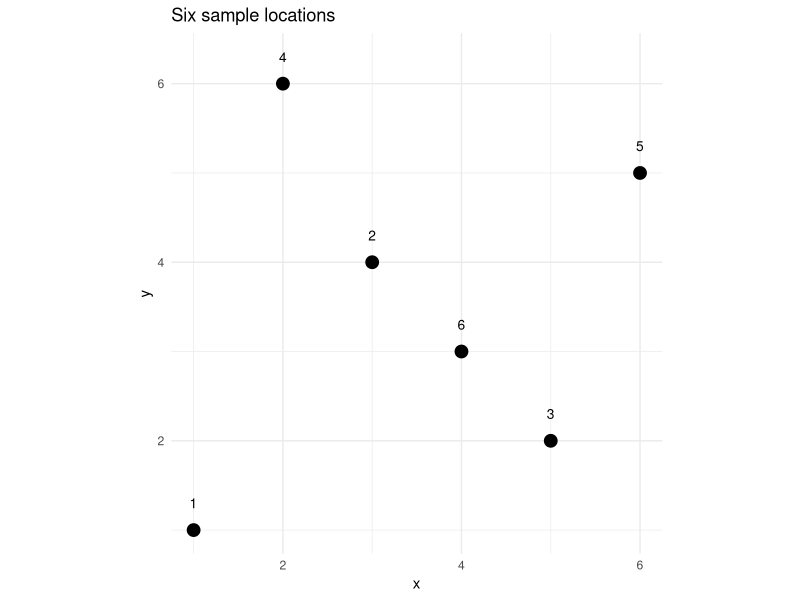

This figure's R source:
## ---- chunk 1
set.seed(1984)
## ---- chunk 2
library(tidyverse)
library(sf)
## ---- chunk 3
dat <- data.frame(
  x = c(1, 3, 5, 2, 6, 4),
  y = c(1, 4, 2, 6, 5, 3)
)
## ---- chunk 4
ggplot(dat, aes(x=x, y=y, label=1:nrow(dat))) +
  geom_point(size=4) +
  geom_text(nudge_y=0.3, size=3.5) +
  coord_fixed() +
  theme_minimal() +
  labs(title="Six sample locations")
## ---- chunk 5
D <- dist(dat)
D
## ---- chunk 6
class(D)
## ---- chunk 7
Dmat <- as.matrix(D)
Dmat
## ---- chunk 8
class(Dmat) 
class(D)
## ---- chunk 9
# Verify symmetry
all(Dmat == t(Dmat))

# Verify diagonal
all(diag(Dmat) == 0)
## ---- chunk 10
Dnn <- Dmat
diag(Dnn) <- NA

# Index of the nearest neighbor for each point
nn1 <- apply(Dnn, 1, which.min)
nn1
## ---- chunk 11
# 2 nearest neighbors for each point
nn2 <- apply(Dnn, 1, function(row) order(row)[1:2])
nn2
## ---- chunk 12
# cost[i,j] = effective distance traveling FROM site i TO site j
# Sites: 1=downstream, 2=mid, 3=upstream
# Upstream travel (against current) penalized 4x

stream_cost <- matrix(c(
    0, 300*4, 700*4,   # from site 1: going up to 2 or 3 is hard
  300,     0, 400*4,   # from site 2: going down to 1 is easy, up to 3 is hard
  700,   400,     0    # from site 3: going down to 1 or 2 is easy
), nrow=3, byrow=TRUE,
dimnames=list(c("down","mid","up"), c("down","mid","up")))

stream_cost
## ---- chunk 13
isSymmetric(stream_cost)   # FALSE -- as expected
isSymmetric(Dmat)          # TRUE  -- Euclidean is always symmetric
## ---- chunk 14
n_vals <- c(10, 100, 500, 1000, 5000, 10000)
n_pairs <- n_vals * (n_vals - 1) / 2

data.frame(n=n_vals, pairs=format(n_pairs, big.mark=","))
## ---- chunk 15
sizes <- sapply(c(100, 500, 1000, 2000), function(n){
  fake <- data.frame(x=runif(n), y=runif(n))
  object.size(dist(fake))
})

data.frame(n     = c(100, 500, 1000, 2000),
           size  = paste(round(sizes/1e6, 2), "MB"))
## ---- chunk 16
# First approach: dist() on raw coordinates
D_dist <- dist(dat)

# Second approach: st_distance() on an sf object
dat_sf <- st_as_sf(dat, coords=c("x","y"), crs=32610)  # UTM Zone 10N, meters
D_sf <- st_distance(dat_sf)

# Compare: upper-left 3x3 corner
round(as.matrix(D_dist)[1:3, 1:3], 3)
round(D_sf[1:3, 1:3], 3)
## ---- chunk 17
sites <- data.frame(
  name = c("Bellingham", "Glacier", "Concrete", "Anacortes"),
  lon  = c(-122.48, -121.93, -121.75, -122.61),
  lat  = c(  48.75,   48.89,   48.54,   48.51)
)
## ---- chunk 18
D_latlon <- as.matrix(dist(sites[, c("lon","lat")]))
round(D_latlon, 3)
## ---- chunk 19
sites_sf <- st_as_sf(sites, coords=c("lon","lat"), crs=4326) %>%
  st_transform(32610)

D_proj <- st_distance(sites_sf)
rownames(D_proj) <- sites$name
colnames(D_proj) <- sites$name
round(D_proj / 1000, 1)  # convert to km
